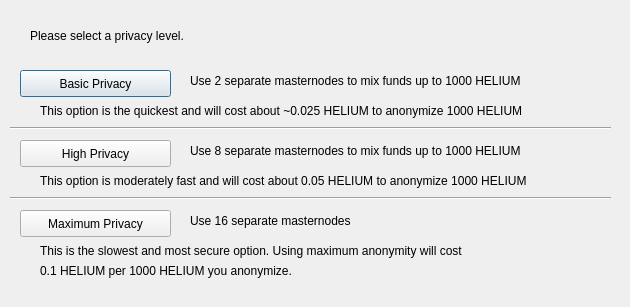
<?xml version="1.0" encoding="UTF-8"?>
<ui version="4.0">
 <class>DarksendConfig</class>
 <widget class="QDialog" name="DarksendConfig">
  <property name="geometry">
   <rect>
    <x>0</x>
    <y>0</y>
    <width>630</width>
    <height>307</height>
   </rect>
  </property>
  <property name="windowTitle">
   <string>Configure PrivateSend</string>
  </property>
  <widget class="QPushButton" name="buttonBasic">
   <property name="geometry">
    <rect>
     <x>20</x>
     <y>70</y>
     <width>151</width>
     <height>27</height>
    </rect>
   </property>
   <property name="text">
    <string>Basic Privacy</string>
   </property>
  </widget>
  <widget class="QPushButton" name="buttonHigh">
   <property name="geometry">
    <rect>
     <x>20</x>
     <y>140</y>
     <width>151</width>
     <height>27</height>
    </rect>
   </property>
   <property name="text">
    <string>High Privacy</string>
   </property>
  </widget>
  <widget class="QPushButton" name="buttonMax">
   <property name="geometry">
    <rect>
     <x>20</x>
     <y>210</y>
     <width>151</width>
     <height>27</height>
    </rect>
   </property>
   <property name="text">
    <string>Maximum Privacy</string>
   </property>
  </widget>
  <widget class="QLabel" name="label">
   <property name="geometry">
    <rect>
     <x>30</x>
     <y>20</y>
     <width>571</width>
     <height>31</height>
    </rect>
   </property>
   <property name="text">
    <string>Please select a privacy level.</string>
   </property>
  </widget>
  <widget class="QLabel" name="label_2">
   <property name="geometry">
    <rect>
     <x>190</x>
     <y>70</y>
     <width>421</width>
     <height>21</height>
    </rect>
   </property>
   <property name="text">
    <string>Use 2 separate masternodes to mix funds up to 1000 HELIUM</string>
   </property>
  </widget>
  <widget class="QLabel" name="label_3">
   <property name="geometry">
    <rect>
     <x>190</x>
     <y>140</y>
     <width>411</width>
     <height>21</height>
    </rect>
   </property>
   <property name="text">
    <string>Use 8 separate masternodes to mix funds up to 1000 HELIUM</string>
   </property>
  </widget>
  <widget class="QLabel" name="label_4">
   <property name="geometry">
    <rect>
     <x>190</x>
     <y>210</y>
     <width>421</width>
     <height>21</height>
    </rect>
   </property>
   <property name="text">
    <string>Use 16 separate masternodes</string>
   </property>
  </widget>
  <widget class="QLabel" name="label_6">
   <property name="geometry">
    <rect>
     <x>40</x>
     <y>100</y>
     <width>561</width>
     <height>21</height>
    </rect>
   </property>
   <property name="text">
    <string>This option is the quickest and will cost about ~0.025 HELIUM to anonymize 1000 HELIUM</string>
   </property>
  </widget>
  <widget class="QLabel" name="label_7">
   <property name="geometry">
    <rect>
     <x>40</x>
     <y>170</y>
     <width>561</width>
     <height>21</height>
    </rect>
   </property>
   <property name="text">
    <string>This option is moderately fast and will cost about 0.05 HELIUM to anonymize 1000 HELIUM</string>
   </property>
  </widget>
  <widget class="QLabel" name="label_8">
   <property name="geometry">
    <rect>
     <x>40</x>
     <y>240</y>
     <width>561</width>
     <height>21</height>
    </rect>
   </property>
   <property name="text">
    <string>This is the slowest and most secure option. Using maximum anonymity will cost</string>
   </property>
  </widget>
  <widget class="QLabel" name="label_9">
   <property name="geometry">
    <rect>
     <x>40</x>
     <y>260</y>
     <width>561</width>
     <height>21</height>
    </rect>
   </property>
   <property name="text">
    <string>0.1 HELIUM per 1000 HELIUM you anonymize.</string>
   </property>
  </widget>
  <widget class="Line" name="line">
   <property name="geometry">
    <rect>
     <x>10</x>
     <y>120</y>
     <width>601</width>
     <height>16</height>
    </rect>
   </property>
   <property name="orientation">
    <enum>Qt::Horizontal</enum>
   </property>
  </widget>
  <widget class="Line" name="line_2">
   <property name="geometry">
    <rect>
     <x>10</x>
     <y>190</y>
     <width>601</width>
     <height>16</height>
    </rect>
   </property>
   <property name="orientation">
    <enum>Qt::Horizontal</enum>
   </property>
  </widget>
 </widget>
 <resources/>
 <connections/>
</ui>
